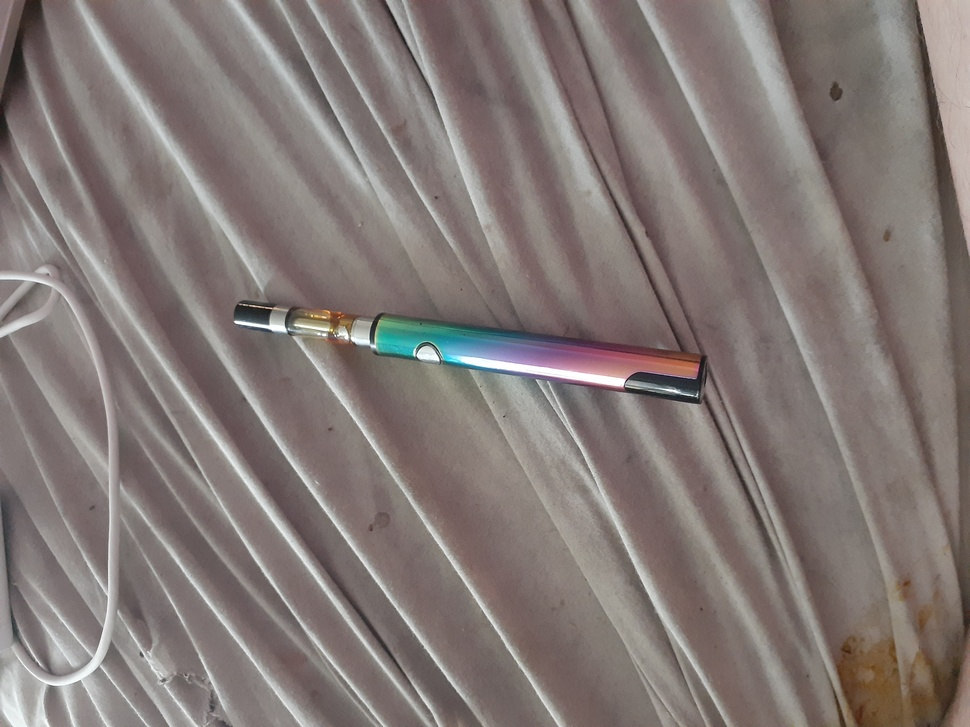
#> input picture dataset/images/20260908_095707.jpg, 970 x 727 px, shrunk from 4128 x 3096 before the run; its folder holds 4 pictures in this run
$ python originize_images.py
#> lines starting #> are read from the running program, lines starting #| are printed output that depends on the picture
#!/usr/bin/env python3
"""
CYN-X Vision - Image Organizer / Normalizer

Normalizes collected images into JPEG while preserving
positive/negative dataset identities.

Input:
    dataset/images/

Output:
    dataset/organized/
        weed_pen_00001.jpg
        weed_pen_00002.jpg
        negative_00001.jpg
        negative_00002.jpg

    dataset/rejected/

IMPORTANT:
    Every run clears:
        dataset/organized/
        dataset/rejected/

    It does NOT clear:
        dataset/images/
        dataset/labels/

This prevents old organized images from contaminating
a fresh dataset while protecting existing labels.
"""

from __future__ import annotations

import argparse
import hashlib
import io
import shutil
from pathlib import Path

from PIL import Image, ImageOps, UnidentifiedImageError


SUPPORTED_EXTENSIONS = {
    ".jpg",
    ".jpeg",
    ".png",
    ".webp",
    ".bmp",
    ".gif",
    ".tif",
    ".tiff",
}


def sha256_bytes(data: bytes) -> str:
    """Return SHA-256 hash of bytes."""
    return hashlib.sha256(data).hexdigest()


def image_hash(image: Image.Image) -> str:
    """Create a normalized pixel hash."""

    image = image.convert("RGB")

    buffer = io.BytesIO()

    image.save(
        buffer,
        format="PNG",
    )

    return sha256_bytes(
        buffer.getvalue()
    )


def flatten_transparency(
    image: Image.Image,
    background: tuple[int, int, int] = (
        255,
        255,
        255,
    ),
) -> Image.Image:
    """Convert transparent images to RGB."""

    if image.mode in ("RGBA", "LA"):

        rgba = image.convert("RGBA")

        background_image = Image.new(
            "RGBA",
            rgba.size,
            background + (255,),
        )

        background_image.alpha_composite(
            rgba
        )

        return background_image.convert(
            "RGB"
        )

    if image.mode == "P":

        if "transparency" in image.info:

            rgba = image.convert("RGBA")

            background_image = Image.new(
                "RGBA",
                rgba.size,
                background + (255,),
            )

            background_image.alpha_composite(
                rgba
            )

            return background_image.convert(
                "RGB"
            )

    return image.convert("RGB")


def process_image(
    source: Path,
    destination: Path,
    min_width: int,
    min_height: int,
    jpeg_quality: int,
) -> tuple[bool, str, int, int]:

    try:

        with Image.open(source) as image:

            image = ImageOps.exif_transpose(
                image
            )

            width, height = image.size

            if width < min_width:
                return (
                    False,
                    "too_small",
                    width,
                    height,
                )

            if height < min_height:
                return (
                    False,
                    "too_small",
                    width,
                    height,
                )

            if getattr(
                image,
                "is_animated",
                False,
            ):

                image.seek(0)

            image = flatten_transparency(
                image
            )

            destination.parent.mkdir(
                parents=True,
                exist_ok=True,
            )

            image.save(
                destination,
                format="JPEG",
                quality=jpeg_quality,
                optimize=True,
                progressive=True,
            )

            return (
                True,
                "ok",
                width,
                height,
            )

    except (
        UnidentifiedImageError,
        OSError,
        ValueError,
    ) as exc:

        return (
            False,
            f"corrupted: {type(exc).__name__}",
            0,
            0,
        )


def get_category(filename: str) -> str:
    """
    Determine dataset category from filename.

    weed_pen_XXXXX -> positive
    negative_XXXXX -> negative
    """

    name = filename.lower()

    if name.startswith("negative_"):
        return "negative"

    if name.startswith("negative-"):
        return "negative"

    # Backwards compatibility:
    # Anything not explicitly negative is positive.
    return "positive"


def clear_directory(directory: Path) -> None:
    """Completely remove a directory if it exists."""

    if directory.exists():

        print(
            f"[CLEANUP] Removing old: {directory}"
        )

        shutil.rmtree(
            directory
        )


def main() -> None:

    parser = argparse.ArgumentParser(
        description=(
            "Normalize CYN-X Vision images "
            "while preserving dataset categories."
        )
    )

    parser.add_argument(
        "--input",
        type=Path,
        default=Path("dataset/images"),
        help="Directory containing scraped images.",
    )

    parser.add_argument(
        "--output",
        type=Path,
        default=Path("dataset/organized"),
        help="Directory for normalized JPEG images.",
    )

    parser.add_argument(
        "--rejected",
        type=Path,
        default=Path("dataset/rejected"),
        help="Directory for rejected images.",
    )

    parser.add_argument(
        "--min-width",
        type=int,
        default=400,
        help="Minimum image width.",
    )

    parser.add_argument(
        "--min-height",
        type=int,
        default=400,
        help="Minimum image height.",
    )

    parser.add_argument(
        "--quality",
        type=int,
        default=95,
        help="JPEG quality from 1-100.",
    )

    args = parser.parse_args()

    # ---------------------------------------------------------
    # Validate
    # ---------------------------------------------------------

    if not args.input.exists():

        print(
            f"[ERROR] Input directory does not exist:"
            f"\n        {args.input}"
        )

        print(
            "\nRun the scraper first."
        )

        return

    if not 1 <= args.quality <= 100:

        print(
            "[ERROR] --quality must be between 1 and 100."
        )

        return

    # ---------------------------------------------------------
    # SAFETY CHECK
    # ---------------------------------------------------------

    # Never allow the cleanup to accidentally delete
    # the source image directory.

    if args.output.resolve() == args.input.resolve():

        print(
            "[ERROR] Output directory cannot "
            "be the same as input."
        )

        return

    if args.rejected.resolve() == args.input.resolve():

        print(
            "[ERROR] Rejected directory cannot "
            "be the same as input."
        )

        return

    # ---------------------------------------------------------
    # CLEAR OLD DATA
    # ---------------------------------------------------------

    print()
    print("=" * 60)
    print(" CYN-X VISION DATASET CLEANUP")
    print("=" * 60)
    print()

    clear_directory(
        args.output
    )

    clear_directory(
        args.rejected
    )

    print()
    print(
        "[CLEANUP] Old organized/rejected "
        "images cleared."
    )

    print(
        "[CLEANUP] Original scraped images "
        "were NOT touched."
    )

    print()

    # ---------------------------------------------------------
    # Create fresh directories
    # ---------------------------------------------------------

    args.output.mkdir(
        parents=True,
        exist_ok=True,
    )

    args.rejected.mkdir(
        parents=True,
        exist_ok=True,
    )

    # ---------------------------------------------------------
    # Find images
    # ---------------------------------------------------------

    files = [
        path
        for path in args.input.rglob("*")
        if (
            path.is_file()
            and path.suffix.lower()
            in SUPPORTED_EXTENSIONS
        )
    ]

    files.sort()

    print("=" * 60)
    print(" CYN-X VISION IMAGE ORGANIZER")
    print("=" * 60)

    print(
        f"Input       : {args.input}"
    )

    print(
        f"Output      : {args.output}"
    )

    print(
        f"Rejected    : {args.rejected}"
    )

    print(
        f"Images found: {len(files)}"
    )

    print(
        f"Min size    : "
        f"{args.min_width}x{args.min_height}"
    )

    print(
        f"JPEG quality: {args.quality}"
    )

    print("=" * 60)
    print()

    if not files:

        print(
            "[INFO] No supported images found."
        )

        return

    # ---------------------------------------------------------
    # Statistics
    # ---------------------------------------------------------

    positive_count = 0
    negative_count = 0

    duplicates = 0
    rejected = 0
    errors = 0

    seen_hashes: set[str] = set()

    # ---------------------------------------------------------
    # Process
    # ---------------------------------------------------------

    for source in files:

        category = get_category(
            source.name
        )

        try:

            # ---------------------------------------------
            # Read image
            # ---------------------------------------------

            with Image.open(source) as image:

#> image is the input picture: PIL image 970x727 RGB; mean R, G, B 130.7, 120.8, 117.6
                image = ImageOps.exif_transpose(
                    image
                )
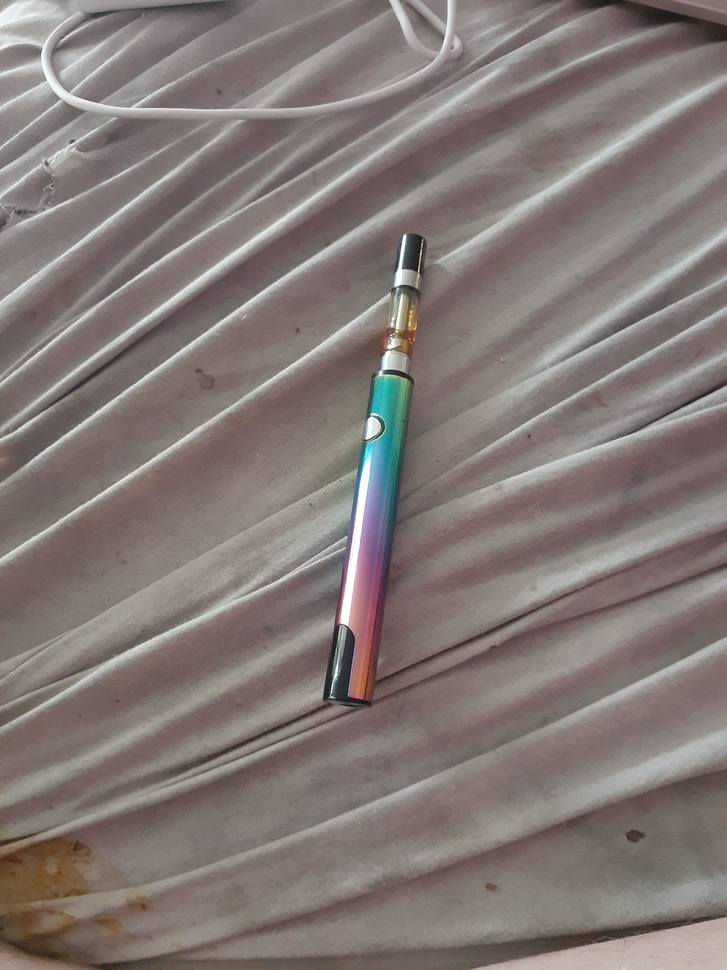
#> image: PIL image 727x970 RGB; mean R, G, B 130.7, 120.8, 117.6

                if getattr(
                    image,
                    "is_animated",
                    False,
                ):

                    image.seek(0)

                normalized = (
                    flatten_transparency(
                        image
                    )
                )

                width, height = (
                    normalized.size
                )
#> width = 727; height = 970

                # -----------------------------------------
                # Size check
                # -----------------------------------------

                if width < args.min_width:

                    rejected += 1

                    destination = (
                        args.rejected
                        / source.name
                    )

                    shutil.copy2(
                        source,
                        destination,
                    )

                    print(
                        f"[REJECT] "
                        f"{source.name} "
                        f"- too small"
                    )

                    continue

                if height < args.min_height:

                    rejected += 1

                    destination = (
                        args.rejected
                        / source.name
                    )

                    shutil.copy2(
                        source,
                        destination,
                    )

                    print(
                        f"[REJECT] "
                        f"{source.name} "
                        f"- too small"
                    )

                    continue

                # -----------------------------------------
                # Duplicate detection
                # -----------------------------------------

                digest = image_hash(
                    normalized
                )

                if digest in seen_hashes:

                    duplicates += 1

                    print(
                        f"[DUPLICATE] "
                        f"{source.name}"
                    )

                    continue

                seen_hashes.add(
                    digest
                )

        except (
            UnidentifiedImageError,
            OSError,
            ValueError,
        ):

            rejected += 1
            errors += 1

            destination = (
                args.rejected
                / source.name
            )

            try:

                shutil.copy2(
                    source,
                    destination,
                )

            except OSError:
                pass

            print(
                f"[REJECT] "
                f"{source.name} "
                f"- corrupted/unreadable"
            )

            continue

        # -----------------------------------------------------
        # Preserve filename
        # -----------------------------------------------------

        filename = (
            f"{source.stem}.jpg"
        )

        destination = (
            args.output
            / filename
        )

        # -----------------------------------------------------
        # Convert
        # -----------------------------------------------------

        success, reason, width, height = (
            process_image(
                source=source,
                destination=destination,
                min_width=args.min_width,
                min_height=args.min_height,
                jpeg_quality=args.quality,
            )
        )
#> success = True; reason = 'ok'

        if not success:

            rejected += 1

            print(
                f"[REJECT] "
                f"{source.name} "
                f"- {reason}"
            )

            continue

        # -----------------------------------------------------
        # Count category
        # -----------------------------------------------------

        if category == "negative":

            negative_count += 1

            print(
                f"[NEGATIVE] "
                f"{filename} "
                f"({width}x{height})"
            )

        else:

            positive_count += 1

            print(
                f"[POSITIVE] "
                f"{filename} "
                f"({width}x{height})"
            )
#| [POSITIVE] 20260908_095707.jpg (727x970)
#> pass 2 of the loop in main, `for source in files:`:
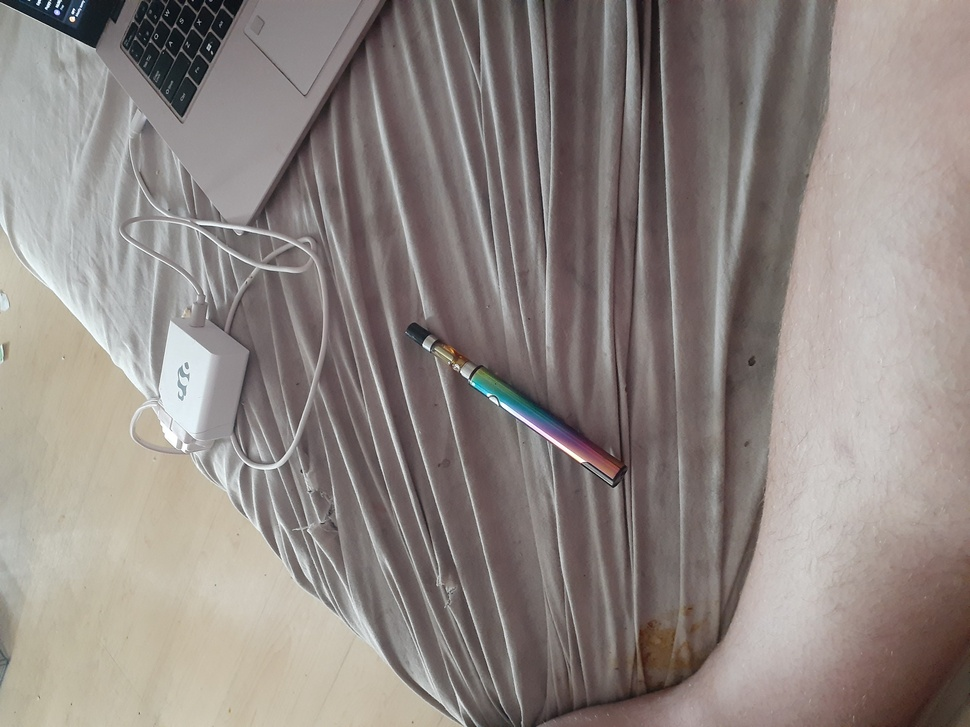
#> input picture dataset/images/20260908_095710.jpg, 970 x 727 px, shrunk from 4128 x 3096 before the run
#> in main, image is the input picture: PIL image 970x727 RGB; mean R, G, B 142.9, 134.4, 130.2
#> in main, `image = ImageOps.exif_transpose( image )`:
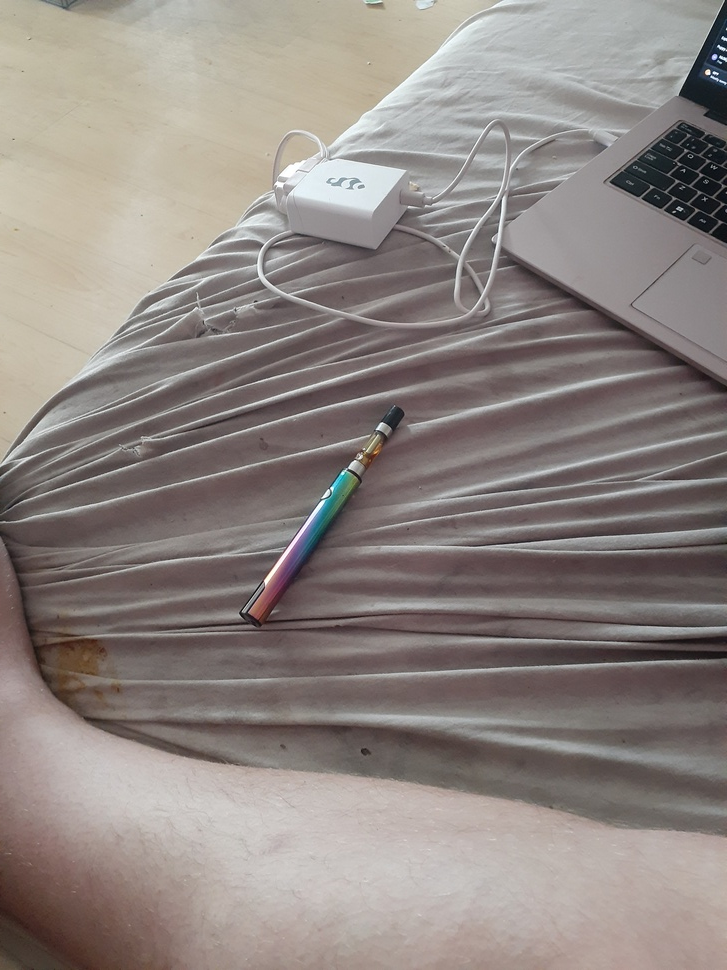
#> image: PIL image 727x970 RGB; mean R, G, B 142.9, 134.4, 130.2
#| [POSITIVE] 20260908_095710.jpg (727x970)
#> pass 3 of the loop in main, `for source in files:`:
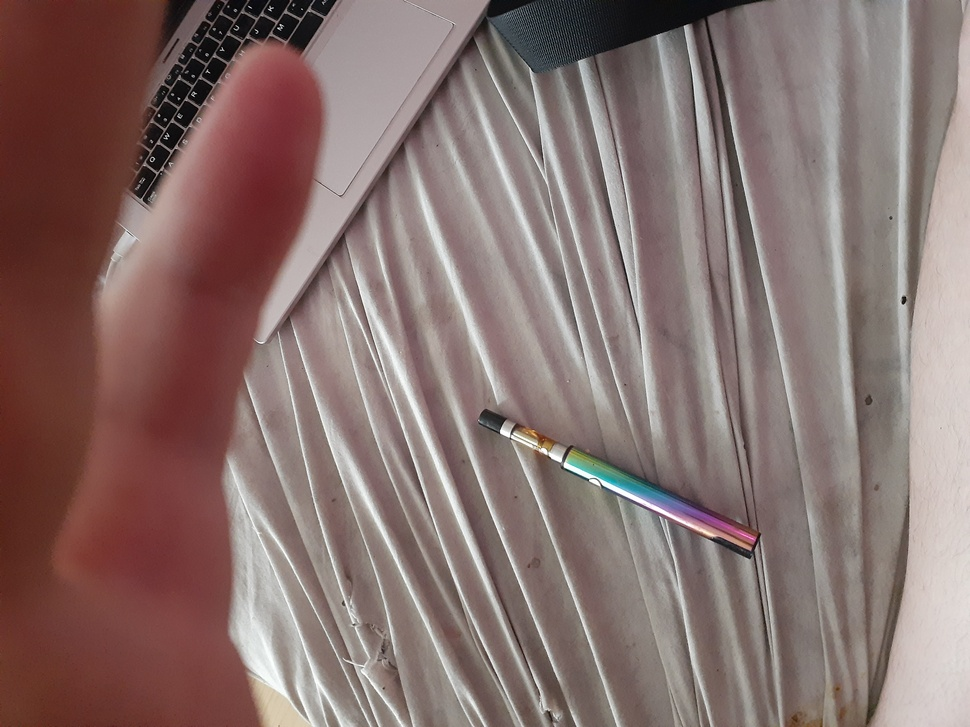
#> input picture dataset/images/20260908_095720.jpg, 970 x 727 px, shrunk from 4128 x 3096 before the run
#> in main, image is the input picture: PIL image 970x727 RGB; mean R, G, B 134.8, 113.2, 109.8
#> in main, `image = ImageOps.exif_transpose( image )`:
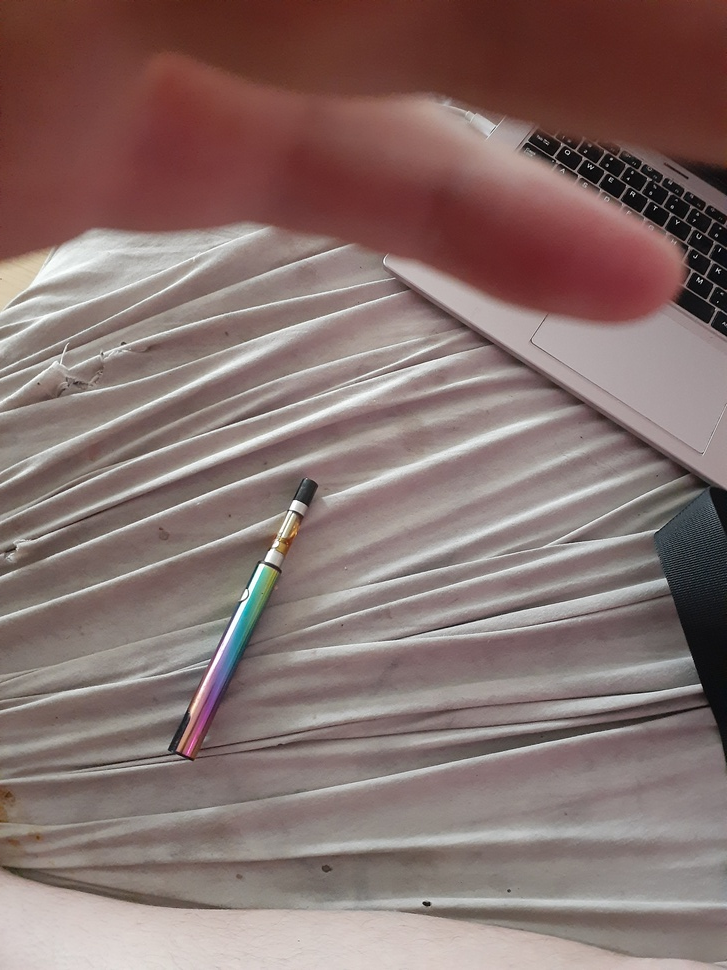
#> image: PIL image 727x970 RGB; mean R, G, B 134.8, 113.2, 109.8
#| [POSITIVE] 20260908_095720.jpg (727x970)
#> the loop made 4 passes; the first 3 are shown

    # ---------------------------------------------------------
    # Summary
    # ---------------------------------------------------------

    print()
    print("=" * 60)
    print(" ORGANIZATION COMPLETE")
    print("=" * 60)

    print(
        f"Positive images : {positive_count}"
    )

    print(
        f"Negative images : {negative_count}"
    )

    print(
        f"Total organized : "
        f"{positive_count + negative_count}"
    )

    print(
        f"Duplicates      : {duplicates}"
    )

    print(
        f"Rejected        : {rejected}"
    )

    print(
        f"Errors          : {errors}"
    )

    print(
        f"Output          : {args.output}"
    )

    print(
        f"Rejected dir    : {args.rejected}"
    )

    print("=" * 60)


if __name__ == "__main__":
    main()
